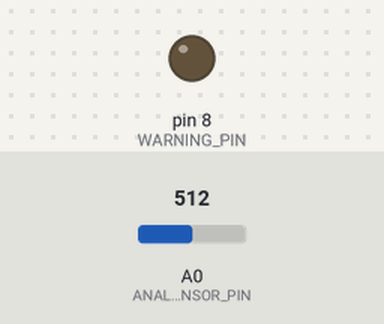
Recording of a sketch running on a simulated Arduino Uno, built with avr-gcc and run on an emulated ATmega328P. Parts: output pins drawn as LEDs (lit = HIGH). Inputs (shaded band) come from the test bench; at power-on: A0 (ANALOG_SENSOR_PIN) = 512. Pins used as bus, display or sensor lines are not drawn.

Above: at 1.2 s.
1.3 s: A0 (ANALOG_SENSOR_PIN) set to 541
4.3 s: A0 (ANALOG_SENSOR_PIN) set to 567
At 7.1 s:
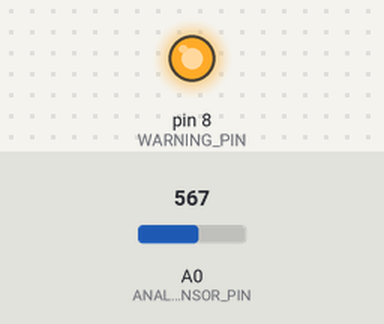
7.6 s: A0 (ANALOG_SENSOR_PIN) set to 511
At 9.2 s:
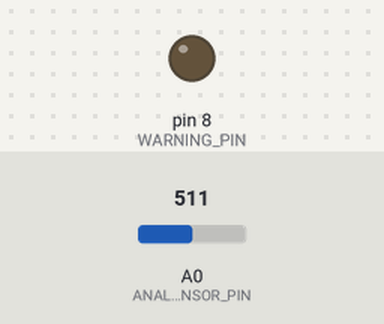
10.6 s: A0 (ANALOG_SENSOR_PIN) set to 460
13.6 s: A0 (ANALOG_SENSOR_PIN) set to 433
At 15.3 s:
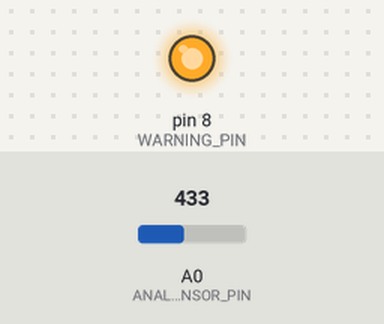
Timing chart, 0 to 16.8 s (numbered marks = the images above; inputs shaded):
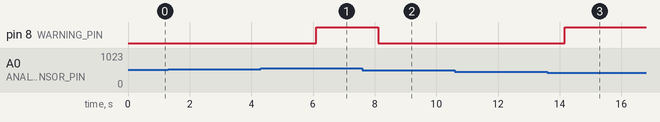

The sketch:

Main_file.ino
```cpp
#define ANALOG_SENSOR_PIN A0
#define DIGITAL_SENSOR_PIN 9
#define DOCELOWE_NAWODNIENIE_GLEBY 500
#define WARNING_PIN 8
#define RS 7
#define ENABLE 6
#define D4 5
#define D5 4
#define D6 3
#define D7 2
#include "Garduino.h"

int LcdCofig[] = {RS,ENABLE,D4,D5,D6,D7};

Garduino MYGarduino(ANALOG_SENSOR_PIN, DIGITAL_SENSOR_PIN, WARNING_PIN, DOCELOWE_NAWODNIENIE_GLEBY, &LcdCofig[0]);

void setup() {
}

void loop() {
  int iMoistureLvl;
  delay(2000);

  iMoistureLvl = MYGarduino.CheckMoistureLvl();
  MYGarduino.DisplayMoistureLvl(iMoistureLvl);
}
```

Garduino.cpp
```cpp
#define DOCELOWE_NAWODNIENIE_GLEBY 500
#include "Garduino.h"

Garduino::Garduino(int AnalogSensorPin1, int DigitalSensorPin1, int WarningPin1, int DesiredMoistureLvL1, int pDisplayConfig[6]){
  AnalogSensorPin = AnalogSensorPin1;
  DigitalSensorPin = DigitalSensorPin1;
  DesiredMoistureLvL = DesiredMoistureLvL1;
  WarningPin = WarningPin1;
  pinMode(AnalogSensorPin, INPUT);
  pinMode(DigitalSensorPin, OUTPUT);
  pinMode(WarningPin, OUTPUT);
  LiquidCrystal Mylcd(pDisplayConfig[0],pDisplayConfig[1],pDisplayConfig[2],pDisplayConfig[3],pDisplayConfig[4],pDisplayConfig[5]);
  pMyLcd = &Mylcd;
  Mylcd.begin(16,2);
  }

int Garduino::CheckMoistureLvl(){
  digitalWrite(DigitalSensorPin, HIGH);
  delay(10);
  int val = analogRead(AnalogSensorPin);
  digitalWrite(DigitalSensorPin, LOW);
  return val;
  }

void Garduino::DisplayMoistureLvl(int iValue){
  int iMoistureLvLProcentage = (iValue*100)/DOCELOWE_NAWODNIENIE_GLEBY;

  pMyLcd -> clear();
  pMyLcd -> print("Nawodnienie ");
  pMyLcd -> setCursor(12,0);
  pMyLcd -> print(iMoistureLvLProcentage);
  pMyLcd -> setCursor(15,0);
  pMyLcd -> print("%");
  pMyLcd -> setCursor(0,1);
  if(iValue >= DOCELOWE_NAWODNIENIE_GLEBY*1.1){
    pMyLcd -> print("wysokie nawod.");
    SetWarningPin();
    }
  else if(iValue <= DOCELOWE_NAWODNIENIE_GLEBY*0.9){
    pMyLcd -> print("niskie nawod.");
    SetWarningPin();
    }
  else{
    pMyLcd -> print("nawod. w normie");
    ShutDownWorningPin();
    }
  }

void Garduino::SetWarningPin(void){
    digitalWrite(WarningPin, HIGH);
  }

void Garduino::ShutDownWorningPin(void){
    digitalWrite(WarningPin, LOW);
  }
```

Garduino.h
```cpp
#ifndef TestLibrary
#define TestLibrary
#include <Arduino.h>
#include <LiquidCrystal.h>

class Garduino{
  public:
    Garduino(int AnalogSensorPin1, int DigitalSensorPin1, int Digitaloutput1, int DesiredMoistureLvL1, int pDisplayConfig[6]);
    int CheckMoistureLvl(void);
    int AnalogSensorPin;
    int DigitalSensorPin;
    int DesiredMoistureLvL;
    int WarningPin;
    void DisplayMoistureLvl(int iValue);
  private:
    LiquidCrystal *pMyLcd;
    void SetWarningPin(void);
    void ShutDownWorningPin(void);
};

#endif
```

Measured:
- the behaviour switches between 549 and 550 on A0 (ANALOG_SENSOR_PIN) (found by bisection; images 0 and 1)
- the behaviour switches between 451 and 450 on A0 (ANALOG_SENSOR_PIN) (found by bisection; images 2 and 3)
- after the input at 1.3 s, every drawn part: stays the same
- after the input at 4.3 s, pin 8 (WARNING_PIN): LOW → HIGH after 1.8 s
- after the input at 7.6 s, pin 8 (WARNING_PIN): HIGH → LOW after 0.52 s
- after the input at 10.6 s, every drawn part: stays the same
- after the input at 13.6 s, pin 8 (WARNING_PIN): LOW → HIGH after 0.56 s
